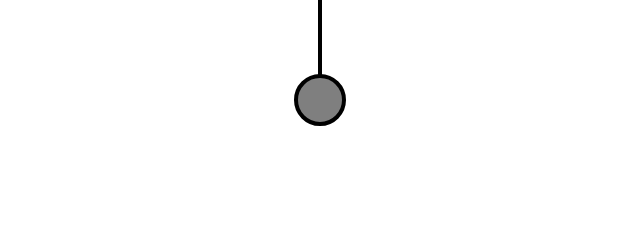
Frame 1 (no input)
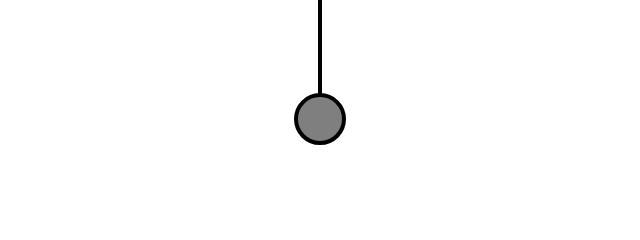
Frame 60 (no input)
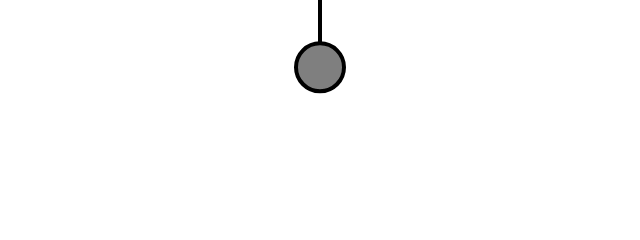
Frame 120 (the mouse pressed at the canvas centre since frame 60)

The p5.js sketch that drew these frames (run headless with seeded random() and noise() and a simulated clock; from frame 60 on, the mouse is pressed at the canvas centre):

// p5.js sketch
// ── sketch.js
let angle;
let angleV;

function setup() {
  createCanvas(640, 240);

  angle = 0;
  angleV = 0.05;
}

function draw() {
  background(255);

  // let amplitude = 100;   //pixels
  //let period = 120;      //framecount for tracking time
  // let x = amplitude * sin(TWO_PI * frameCount/ period);

  let x = width / 2;
  let y = map(sin(angle), -1, 1, 0, 200);

  stroke(0);
  strokeWeight(4);
  fill(127);
  line(x, 0, x, y);
  circle(x, y, 48);

  angle += angleV;
}
